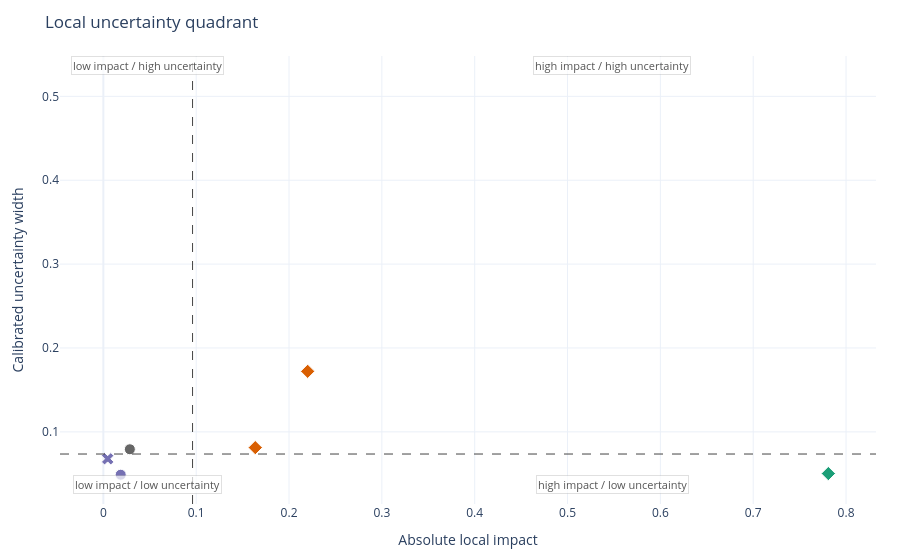

Notebook code for this chart:
### Code cell
explanations[0].plot(style="plotly.local.uncertainty_quadrant", show=True)

### Figure 1 — Plotly figure (JSON) as saved in the notebook; plotly's stock layout.template omitted (floating-point values rounded to 4 significant figures)
{"data": [{"customdata": [["7 > -0.74", "7", 2.005, -0.7809, 0.7809, -0.8288, -0.7785, 0.05026, "negative", "robust_driver", false], ["2 > -0.87", "2", 0.7857, -0.2201, 0.2201, -0.2833, -0.1112, 0.1721, "negative", "uncertain_driver", false], ["6 <= 1.07", "6", 0.9116, -0.1636, 0.1636, -0.1924, -0.1112, 0.08121, "negative", "uncertain_driver", false], ["0 <= -1.44", "0", -1.665, 0.02854, 0.02854, 0.0179, 0.09716, 0.07926, "positive", "weak_or_noisy", false], ["4 <= 1.59", "4", -0.9772, 0.01869, 0.01869, 0.01123, 0.06012, 0.04889, "positive", "stable_minor", false], ["1 <= 0.99", "1", -1.452, -0.004651, 0.004651, -0.01665, 0.05123, 0.06788, "crosses_zero", "stable_minor", true]], "hovertemplate": "rule: %{customdata[0]}<br>feature: %{customdata[1]}<br>value: %{customdata[2]}<br>signed contribution: %{customdata[3]:.6g}<br>absolute impact: %{customdata[4]:.6g}<br>low: %{customdata[5]:.6g}<br>high: %{customdata[6]:.6g}<br>interval width: %{customdata[7]:.6g}<br>direction: %{customdata[8]}<br>quadrant: %{customdata[9]}<br>crosses zero: %{customdata[10]}<extra></extra>", "marker": {"color": ["#1b9e77", "#d95f02", "#d95f02", "#666666", "#7570b3", "#7570b3"], "line": {"color": "white", "width": 1}, "size": 11, "symbol": ["diamond", "diamond", "diamond", "circle", "circle", "x"]}, "mode": "markers", "name": "rules", "type": "scatter", "x": [0.7809, 0.2201, 0.1636, 0.02854, 0.01869, 0.004651], "y": [0.05026, 0.1721, 0.08121, 0.07926, 0.04889, 0.06788]}], "layout": {"annotations": [{"bgcolor": "rgba(255,255,255,0.72)", "bordercolor": "rgba(0,0,0,0.12)", "borderwidth": 1, "font": {"color": "#555555", "size": 11}, "showarrow": false, "text": "high impact / low uncertainty", "x": 0.548, "y": 0.03678}, {"bgcolor": "rgba(255,255,255,0.72)", "bordercolor": "rgba(0,0,0,0.12)", "borderwidth": 1, "font": {"color": "#555555", "size": 11}, "showarrow": false, "text": "high impact / high uncertainty", "x": 0.548, "y": 0.5368}, {"bgcolor": "rgba(255,255,255,0.72)", "bordercolor": "rgba(0,0,0,0.12)", "borderwidth": 1, "font": {"color": "#555555", "size": 11}, "showarrow": false, "text": "low impact / low uncertainty", "x": 0.04804, "y": 0.03678}, {"bgcolor": "rgba(255,255,255,0.72)", "bordercolor": "rgba(0,0,0,0.12)", "borderwidth": 1, "font": {"color": "#555555", "size": 11}, "showarrow": false, "text": "low impact / high uncertainty", "x": 0.04804, "y": 0.5368}], "legend": {"title": {"text": "Quadrant"}}, "margin": {"b": 56, "l": 60, "r": 24, "t": 56}, "shapes": [{"line": {"color": "#444444", "dash": "dash", "width": 1}, "type": "line", "x0": 0.09608, "x1": 0.09608, "xref": "x", "y0": 0, "y1": 1, "yref": "y domain"}, {"line": {"color": "#444444", "dash": "dash", "width": 1}, "type": "line", "x0": 0, "x1": 1, "xref": "x domain", "y0": 0.07357, "y1": 0.07357, "yref": "y"}], "title": {"text": "Local uncertainty quadrant"}, "xaxis": {"title": {"text": "Absolute local impact"}}, "yaxis": {"title": {"text": "Calibrated uncertainty width"}}}}
